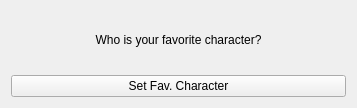
<?xml version="1.0" encoding="UTF-8"?>
<ui version="4.0">
 <class>Widget</class>
 <widget class="QWidget" name="Widget">
  <property name="geometry">
   <rect>
    <x>0</x>
    <y>0</y>
    <width>357</width>
    <height>108</height>
   </rect>
  </property>
  <property name="windowTitle">
   <string>Widget</string>
  </property>
  <layout class="QVBoxLayout" name="verticalLayout">
   <item>
    <widget class="QLabel" name="info_area">
     <property name="text">
      <string>Who is your favorite character?</string>
     </property>
     <property name="alignment">
      <set>Qt::AlignCenter</set>
     </property>
    </widget>
   </item>
   <item>
    <widget class="QPushButton" name="provide_button">
     <property name="text">
      <string>Set Fav. Character</string>
     </property>
    </widget>
   </item>
  </layout>
 </widget>
 <resources/>
 <connections/>
</ui>
